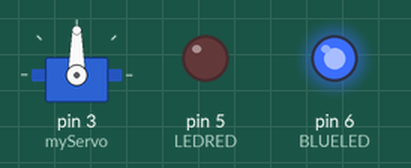
Bench run of a sketch on a simulated Arduino Uno, built with avr-gcc and run on an emulated ATmega328P. On the bench: servo, output pins drawn as LEDs (lit = HIGH).

Above: at 0.05 s.
At 7.05 s:
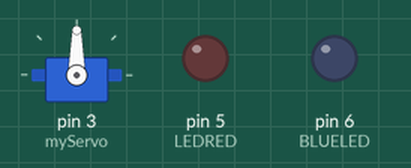
At 13.95 s:
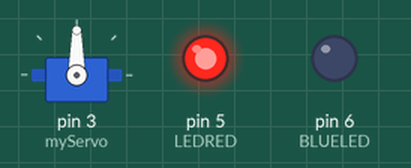
At 27.95 s:
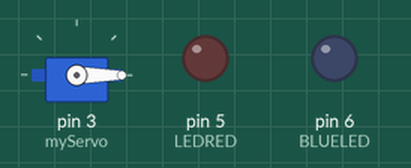
Timing chart, 0 to 36.4 s (numbered marks = the images above):
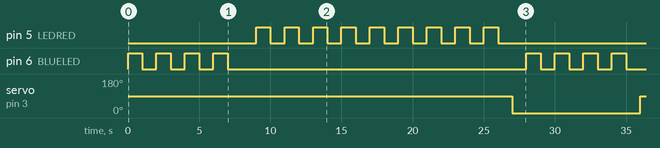

Measured:
- by itself, pin 5 (LEDRED): repeats every 28.0 s: 8 × (LOW 1.0 s, HIGH 1.0 s), LOW 11.0 s, HIGH 1.0 s
- by itself, pin 6 (BLUELED): repeats every 28.0 s: 3 × (LOW 1.0 s, HIGH 1.0 s), LOW 21.0 s, HIGH 1.0 s
- by itself, servo on pin 3 (myServo): alternates 90° for 19.0 s and 0° for 9.0 s

The sketch:

Servo_90__5_blinks.ino
```cpp
#include <Servo.h>
int LEDRED=5;
int BLUELED=6;
Servo myServo;

void setup() {
  myServo.attach(3);
  pinMode(BLUELED,OUTPUT);
  pinMode(LEDRED,OUTPUT);

}

void loop() {
  for (int j=1;j<5;j=j+1){
    digitalWrite(BLUELED,HIGH);
    delay(1000);
    digitalWrite(BLUELED,LOW);
    delay(1000);
  }
myServo.write(90);
delay(1000);

for (int j=1;j<10;j=j+1){
    digitalWrite(LEDRED,HIGH);
    delay(1000);
    digitalWrite(LEDRED,LOW);
    delay(1000);
  }

  myServo.write(0);
  delay(1000);

 }
```
